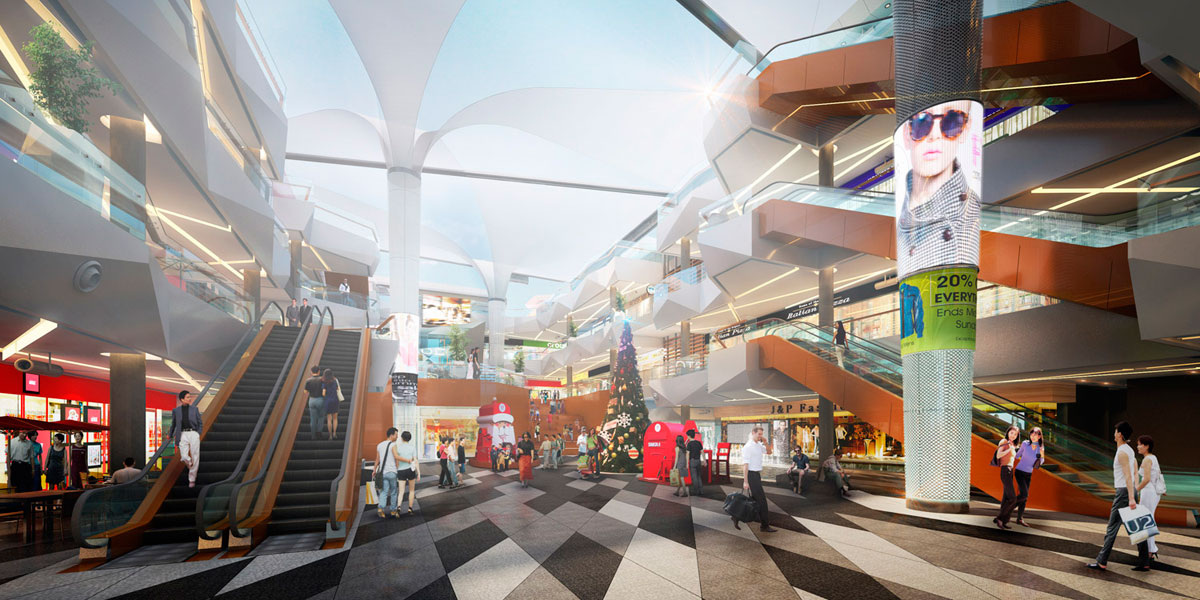
#> input picture hw1/img/bright.jpg, 1200 x 600 px
$ python adaptiveHistogramEqualization.py
#> lines starting #> are read from the running program, lines starting #| are printed output that depends on the picture
import cv2
import numpy as np
from matplotlib import pyplot as plt

# Load image and convert to gray scale
im = cv2.imread('img/bright.jpg', 0)
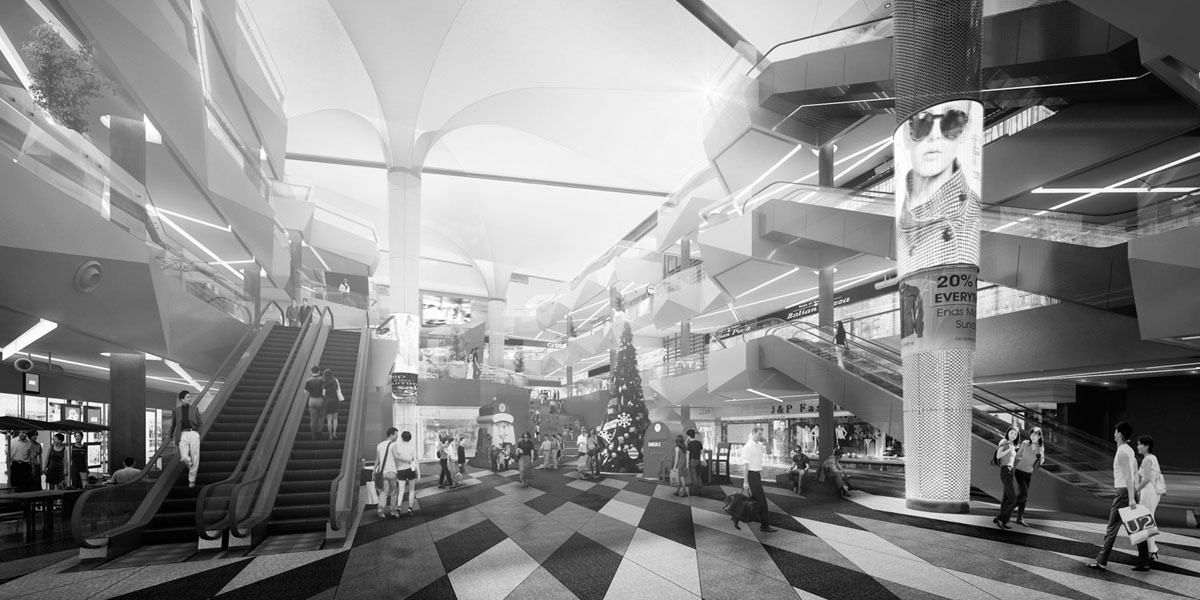
#> im: shape (600, 1200); min 0, max 255, mean 137.2

# create CLAHE windows and apply
clahe = cv2.createCLAHE(clipLimit=2.0, tileGridSize=(7,7))
res = clahe.apply(im)
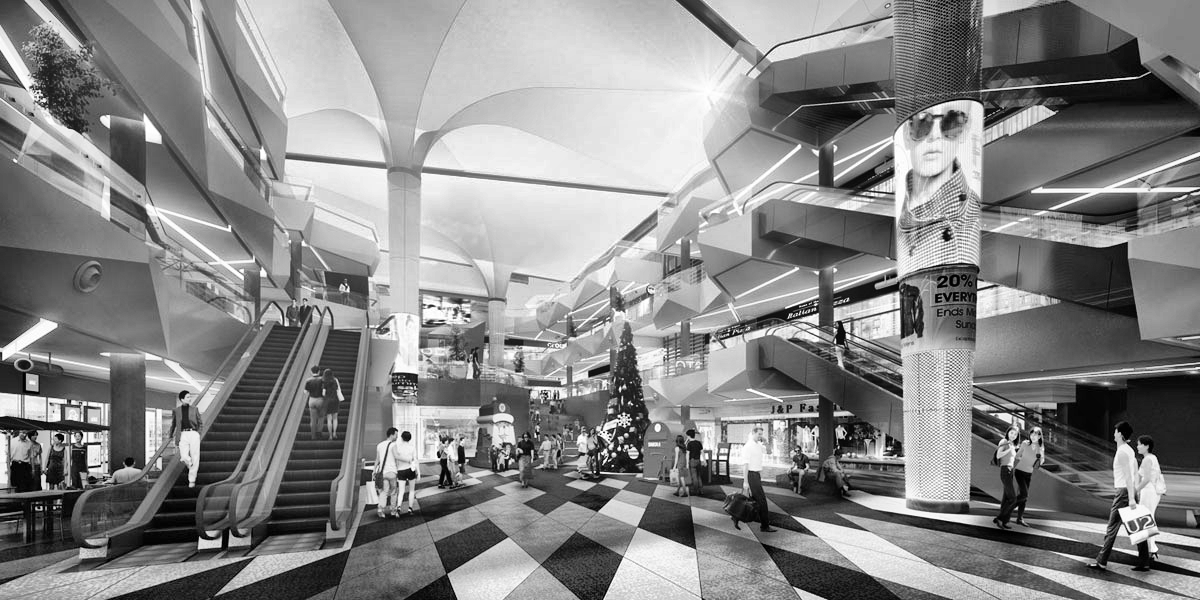
#> res: shape (600, 1200); min 0, max 255, mean 135.8

imHis = cv2.calcHist([im], [0], None, [256], [0, 256])
#> imHis = 256 values, max 7119 at index 241, min 390 at index 254, mean 2812.5
plt.subplot(211)
plt.plot(imHis)

claheHis = cv2.calcHist([res], [0], None, [256], [0, 256])
#> claheHis = 256 values, max 4586 at index 132, min 66 at index 0, mean 2812.5
plt.subplot(212)
plt.plot(claheHis)

plt.show()
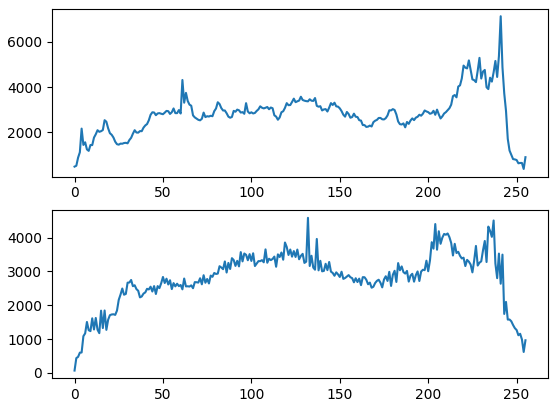
#> figure drawn by matplotlib, 2 panels; panel 1: curve peaks at x = 241, y = 7119; panel 2: curve peaks at x = 132, y = 4586

cv2.waitKey(0)
cv2.destroyAllWindows()
